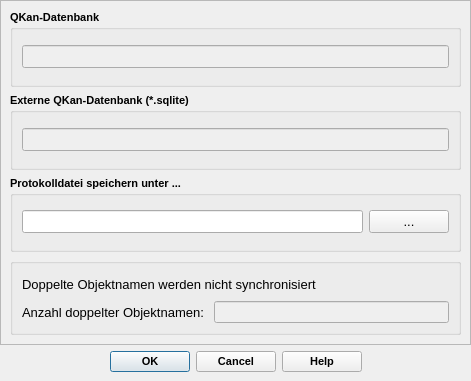
<?xml version="1.0" encoding="UTF-8"?>
<ui version="4.0">
 <class>AdjustDialogBase</class>
 <widget class="QDialog" name="AdjustDialogBase">
  <property name="geometry">
   <rect>
    <x>0</x>
    <y>0</y>
    <width>471</width>
    <height>381</height>
   </rect>
  </property>
  <property name="minimumSize">
   <size>
    <width>350</width>
    <height>150</height>
   </size>
  </property>
  <property name="maximumSize">
   <size>
    <width>16777215</width>
    <height>400</height>
   </size>
  </property>
  <property name="font">
   <font>
    <family>Tahoma</family>
   </font>
  </property>
  <property name="windowTitle">
   <string>Synchronisation mit anderem QKan-Projekt</string>
  </property>
  <property name="windowIcon">
   <iconset>
    <normaloff>../qkan_260212_0909/qkan/QKan.png</normaloff>../qkan_260212_0909/qkan/QKan.png</iconset>
  </property>
  <property name="toolTip">
   <string>&lt;html&gt;&lt;head/&gt;&lt;body&gt;&lt;p&gt;Synchronisation von QKan-Projekten: 1. Vergleich für gewählte Tabellen und Teilgebeite&lt;/p&gt;&lt;/body&gt;&lt;/html&gt;</string>
  </property>
  <property name="statusTip">
   <string>Synchronisation von QKan-Projekten: 1. Vergleich</string>
  </property>
  <layout class="QVBoxLayout" name="verticalLayout_3">
   <property name="leftMargin">
    <number>0</number>
   </property>
   <property name="topMargin">
    <number>0</number>
   </property>
   <property name="rightMargin">
    <number>0</number>
   </property>
   <property name="bottomMargin">
    <number>9</number>
   </property>
   <item>
    <widget class="QScrollArea" name="scrollArea">
     <property name="widgetResizable">
      <bool>true</bool>
     </property>
     <widget class="QWidget" name="scrollAreaWidgetContents">
      <property name="geometry">
       <rect>
        <x>0</x>
        <y>0</y>
        <width>469</width>
        <height>335</height>
       </rect>
      </property>
      <layout class="QVBoxLayout" name="verticalLayout_4">
       <item>
        <widget class="QGroupBox" name="groupBox">
         <property name="font">
          <font>
           <family>Tahoma</family>
           <pointsize>8</pointsize>
           <weight>75</weight>
           <bold>true</bold>
          </font>
         </property>
         <property name="toolTip">
          <string comment="Pfad der Zieldatenbank">Aktuell geladene QKan-Datenbank</string>
         </property>
         <property name="title">
          <string>QKan-Datenbank</string>
         </property>
         <property name="flat">
          <bool>false</bool>
         </property>
         <property name="checkable">
          <bool>false</bool>
         </property>
         <layout class="QVBoxLayout" name="verticalLayout">
          <item>
           <widget class="QLineEdit" name="tf_database">
            <property name="enabled">
             <bool>false</bool>
            </property>
            <property name="font">
             <font>
              <family>Tahoma</family>
              <pointsize>10</pointsize>
              <weight>50</weight>
              <bold>false</bold>
             </font>
            </property>
            <property name="toolTip">
             <string>&lt;html&gt;&lt;head/&gt;&lt;body&gt;&lt;p&gt;Aktuell geladene QKan-Datenbank&lt;/p&gt;&lt;/body&gt;&lt;/html&gt;</string>
            </property>
            <property name="statusTip">
             <string>Aktuell geladene QKan-Datenbank</string>
            </property>
            <property name="alignment">
             <set>Qt::AlignRight|Qt::AlignTrailing|Qt::AlignVCenter</set>
            </property>
            <property name="readOnly">
             <bool>true</bool>
            </property>
           </widget>
          </item>
         </layout>
        </widget>
       </item>
       <item>
        <widget class="QGroupBox" name="groupBox_3">
         <property name="font">
          <font>
           <family>Tahoma</family>
           <pointsize>8</pointsize>
           <weight>75</weight>
           <bold>true</bold>
          </font>
         </property>
         <property name="toolTip">
          <string comment="Pfad der Zieldatenbank">&lt;html&gt;&lt;head/&gt;&lt;body&gt;&lt;p&gt;Datenbank, aus der Änderungen und Ergänzungen übernommen werden sollen&lt;/p&gt;&lt;/body&gt;&lt;/html&gt;</string>
         </property>
         <property name="statusTip">
          <string>Datenbank, aus der Änderungen und Ergänzungen übernommen werden sollen</string>
         </property>
         <property name="title">
          <string>Externe QKan-Datenbank (*.sqlite)</string>
         </property>
         <property name="flat">
          <bool>false</bool>
         </property>
         <property name="checkable">
          <bool>false</bool>
         </property>
         <layout class="QVBoxLayout" name="verticalLayout_2">
          <item>
           <widget class="QLineEdit" name="tf_extdb">
            <property name="enabled">
             <bool>false</bool>
            </property>
            <property name="font">
             <font>
              <family>Tahoma</family>
              <pointsize>10</pointsize>
              <weight>50</weight>
              <bold>false</bold>
             </font>
            </property>
            <property name="toolTip">
             <string>&lt;html&gt;&lt;head/&gt;&lt;body&gt;&lt;p&gt;Externe Datenbank, deren Daten abhängig vom Status übernommen werden sollen&lt;/p&gt;&lt;/body&gt;&lt;/html&gt;</string>
            </property>
            <property name="statusTip">
             <string>Externe Datenbank, deren Daten abhängig vom Status übernommen werden sollen</string>
            </property>
            <property name="alignment">
             <set>Qt::AlignRight|Qt::AlignTrailing|Qt::AlignVCenter</set>
            </property>
           </widget>
          </item>
         </layout>
        </widget>
       </item>
       <item>
        <widget class="QGroupBox" name="groupBox_5">
         <property name="enabled">
          <bool>true</bool>
         </property>
         <property name="font">
          <font>
           <family>Tahoma</family>
           <pointsize>8</pointsize>
           <weight>75</weight>
           <bold>true</bold>
          </font>
         </property>
         <property name="toolTip">
          <string comment="Pfad der Zieldatenbank">&lt;html&gt;&lt;head/&gt;&lt;body&gt;&lt;p&gt;Externe Datenbank, deren Daten abhängig vom Status übernommen werden sollen&lt;/p&gt;&lt;/body&gt;&lt;/html&gt;</string>
         </property>
         <property name="statusTip">
          <string>Externe Datenbank, deren Daten abhängig vom Status übernommen werden sollen</string>
         </property>
         <property name="title">
          <string>Protokolldatei speichern unter ...</string>
         </property>
         <property name="flat">
          <bool>false</bool>
         </property>
         <property name="checkable">
          <bool>false</bool>
         </property>
         <layout class="QVBoxLayout" name="verticalLayout_6">
          <item>
           <layout class="QHBoxLayout" name="horizontalLayout">
            <item>
             <widget class="QLineEdit" name="tf_protokolldatei">
              <property name="font">
               <font>
                <family>Tahoma</family>
                <pointsize>10</pointsize>
                <weight>50</weight>
                <bold>false</bold>
               </font>
              </property>
              <property name="toolTip">
               <string>&lt;html&gt;&lt;head/&gt;&lt;body&gt;&lt;p&gt;Externe Datenbank, deren Daten abhängig vom Status übernommen werden sollen&lt;/p&gt;&lt;/body&gt;&lt;/html&gt;</string>
              </property>
              <property name="statusTip">
               <string>Externe Datenbank, deren Daten abhängig vom Status übernommen werden sollen</string>
              </property>
              <property name="alignment">
               <set>Qt::AlignRight|Qt::AlignTrailing|Qt::AlignVCenter</set>
              </property>
             </widget>
            </item>
            <item>
             <widget class="QPushButton" name="pb_protokolldatei">
              <property name="font">
               <font>
                <family>Tahoma</family>
                <pointsize>10</pointsize>
                <weight>50</weight>
                <bold>false</bold>
               </font>
              </property>
              <property name="toolTip">
               <string>&lt;html&gt;&lt;head/&gt;&lt;body&gt;&lt;p&gt;Dialog zur Auswahl der externen SQLite-Datenbank&lt;/p&gt;&lt;/body&gt;&lt;/html&gt;</string>
              </property>
              <property name="statusTip">
               <string>Auswahl der externen SQLite-Datenbank ...</string>
              </property>
              <property name="text">
               <string>...</string>
              </property>
             </widget>
            </item>
           </layout>
          </item>
         </layout>
        </widget>
       </item>
       <item>
        <widget class="QGroupBox" name="groupBox_6">
         <property name="font">
          <font>
           <family>Tahoma</family>
           <pointsize>8</pointsize>
           <weight>75</weight>
           <bold>true</bold>
          </font>
         </property>
         <property name="title">
          <string/>
         </property>
         <layout class="QVBoxLayout" name="verticalLayout_5">
          <item>
           <widget class="QLabel" name="label_11">
            <property name="font">
             <font>
              <family>Tahoma</family>
              <pointsize>10</pointsize>
              <weight>50</weight>
              <bold>false</bold>
             </font>
            </property>
            <property name="text">
             <string>Doppelte Objektnamen werden nicht synchronisiert</string>
            </property>
           </widget>
          </item>
          <item>
           <layout class="QHBoxLayout" name="horizontalLayout_3">
            <item>
             <widget class="QLabel" name="label_12">
              <property name="font">
               <font>
                <family>Tahoma</family>
                <pointsize>10</pointsize>
                <weight>50</weight>
                <bold>false</bold>
               </font>
              </property>
              <property name="text">
               <string>Anzahl doppelter Objektnamen: </string>
              </property>
             </widget>
            </item>
            <item>
             <widget class="QLineEdit" name="tf_doppelte">
              <property name="enabled">
               <bool>false</bool>
              </property>
              <property name="toolTip">
               <string>Gesamtzahl doppelter Objektnamen in den ausgewählten Tabellen</string>
              </property>
              <property name="statusTip">
               <string>Gesamtzahl doppelter Objektnamen in den ausgewählten Tabellen</string>
              </property>
             </widget>
            </item>
           </layout>
          </item>
         </layout>
        </widget>
       </item>
      </layout>
     </widget>
    </widget>
   </item>
   <item>
    <widget class="QDialogButtonBox" name="button_box">
     <property name="font">
      <font>
       <family>Tahoma</family>
       <pointsize>8</pointsize>
       <weight>75</weight>
       <bold>true</bold>
      </font>
     </property>
     <property name="toolTip">
      <string>&lt;html&gt;&lt;head/&gt;&lt;body&gt;&lt;p&gt;Vergleich für gewählte Tabellen und Teilgebeite ausführen&lt;/p&gt;&lt;/body&gt;&lt;/html&gt;</string>
     </property>
     <property name="statusTip">
      <string>Vergleich für gewählte Tabellen und Teilgebeite ausführen</string>
     </property>
     <property name="orientation">
      <enum>Qt::Horizontal</enum>
     </property>
     <property name="standardButtons">
      <set>QDialogButtonBox::Cancel|QDialogButtonBox::Help|QDialogButtonBox::Ok</set>
     </property>
     <property name="centerButtons">
      <bool>true</bool>
     </property>
    </widget>
   </item>
  </layout>
 </widget>
 <resources/>
 <connections>
  <connection>
   <sender>button_box</sender>
   <signal>accepted()</signal>
   <receiver>AdjustDialogBase</receiver>
   <slot>accept()</slot>
   <hints>
    <hint type="sourcelabel">
     <x>20</x>
     <y>20</y>
    </hint>
    <hint type="destinationlabel">
     <x>20</x>
     <y>20</y>
    </hint>
   </hints>
  </connection>
  <connection>
   <sender>button_box</sender>
   <signal>rejected()</signal>
   <receiver>AdjustDialogBase</receiver>
   <slot>reject()</slot>
   <hints>
    <hint type="sourcelabel">
     <x>20</x>
     <y>20</y>
    </hint>
    <hint type="destinationlabel">
     <x>20</x>
     <y>20</y>
    </hint>
   </hints>
  </connection>
 </connections>
</ui>
